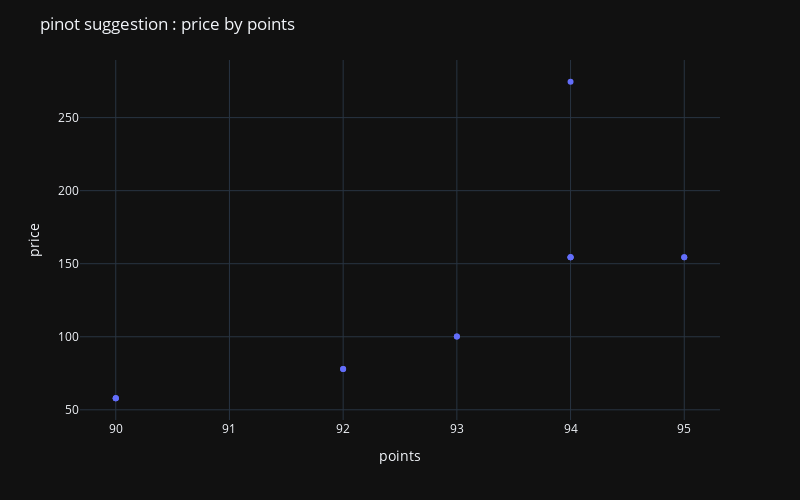

The notebook cell this image was saved under:
### Code cell
fig_pinot = px.scatter(data_frame=suggestion_pinot,x='points',y='price')

fig_pinot.update_layout(template='plotly_dark', title='pinot suggestion : price by points' ,height = 500,width=800)
fig_pinot.show()

### Figure 1 — Plotly figure (JSON) as saved in the notebook; plotly's stock layout.template omitted (floating-point values rounded to 4 significant figures)
{"data": [{"hovertemplate": "points=%{x}<br>price=%{y}<extra></extra>", "legendgroup": "", "marker": {"color": "#636efa", "symbol": "circle"}, "mode": "markers", "name": "", "orientation": "v", "showlegend": false, "type": "scatter", "x": [94, 94, 90, 90, 94, 90, 93, 95, 95, 94, 93, 92, 92], "xaxis": "x", "y": [274.6, 154.5, 57.91, 57.91, 154.5, 57.91, 100.1, 154.5, 154.5, 154.5, 100.1, 77.87, 77.87], "yaxis": "y"}], "layout": {"height": 500, "legend": {"tracegroupgap": 0}, "margin": {"t": 60}, "title": {"text": "pinot suggestion : price by points"}, "width": 800, "xaxis": {"anchor": "y", "domain": [0, 1], "title": {"text": "points"}}, "yaxis": {"anchor": "x", "domain": [0, 1], "title": {"text": "price"}}}}
